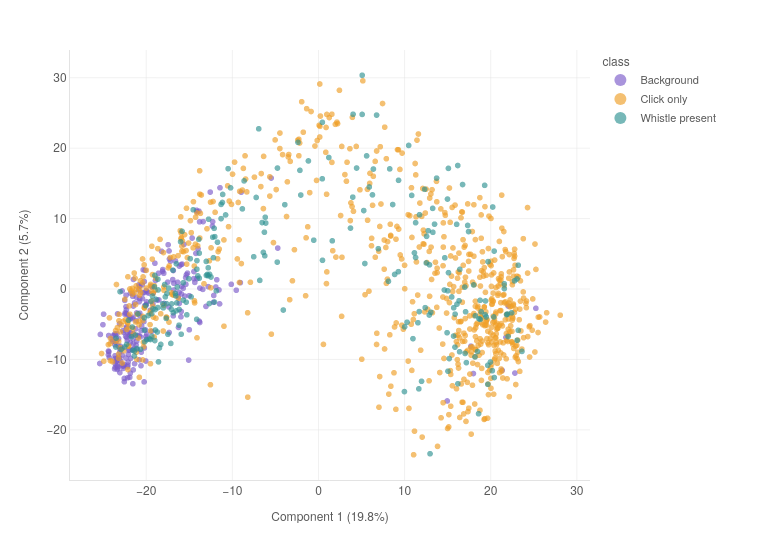

The notebook cell this image was saved under:
### Code cell
# ── Remake: 3-class PCA scatter in thesis plotly style ───────────────────────
import numpy as np
import pandas as pd
import plotly.express as px

# Thesis palette
TEAL, AMBER, VIOLET = "#2f9292", "#EF9F27", "#7b5bc9"
GREY, FONT = "#5a5a5a", "Helvetica Neue, Arial, sans-serif"

save_dir = '/data2/mromaniuc/cet-det/models/perch_v2/ADRIATIC_SEA'


# 1. Fetch saved PCA coords
X_pca2 = np.load(f"{save_dir}/dim_red/coords_pca2.npy")          # shape (n, 2)

# 2. Class labels, with pretty display names
DISPLAY = {
    "background":      "Background",
    "click_only":      "Click only",
    "whistle_present": "Whistle present",
}
y_clean = np.load(f'{save_dir}/embeddings/y_labels.npy')

# Remap whistle_only and click+whistle → whistle_present
label_remap = {
    'background':    'background',
    'click_only':    'click_only',
    'whistle_only':  'whistle_present',
    'click+whistle': 'whistle_present',
}
class_names = [DISPLAY[label_remap[lbl]] for lbl in y_clean]

# 3. Fixed colour map — reuse this EXACT dict in every thesis figure
COLOR_MAP = {
    "Whistle present": TEAL,
    "Click only":      AMBER,
    "Background":      VIOLET,        # swap to "#9aa0a6" for neutral-grey baseline
}
ORDER = ["Background", "Click only", "Whistle present"]  # background drawn first (bottom)

# 4. Explained variance — from full PCA (pca_full), PC1/PC2; same X_scaled as the 2D fit
var0, var1 = 19.79, 5.65
xlab, ylab = f"Component 1 ({var0:.1f}%)", f"Component 2 ({var1:.1f}%)"

# 5. Build figure
df_pca = pd.DataFrame({"PC1": X_pca2[:, 0], "PC2": X_pca2[:, 1], "class": class_names})

fig = px.scatter(
    df_pca, x="PC1", y="PC2", color="class",
    color_discrete_map=COLOR_MAP,
    category_orders={"class": ORDER},
)
fig.update_traces(marker=dict(size=6, opacity=0.65, line=dict(width=0)))
fig.update_layout(
    template="plotly_white",
    width=760, height=540,
    paper_bgcolor="white",
    plot_bgcolor="white",
    font=dict(family=FONT, size=12, color=GREY),

    margin=dict(l=70, r=170, t=50, b=60),
    legend=dict(title=dict(text="class", font=dict(size=12, color=GREY)),
                x=1.02, xanchor="left", y=1, yanchor="top",
                itemsizing="constant", font=dict(size=11, color=GREY),
                bgcolor="rgba(0,0,0,0)"),
    xaxis=dict(title=dict(text=xlab, font=dict(size=12, color=GREY)),
               showgrid=True, gridcolor="#e3e3e3", gridwidth=0.5,
               zeroline=False, linecolor="#e3e3e3"),
    yaxis=dict(title=dict(text=ylab, font=dict(size=12, color=GREY)),
               showgrid=True, gridcolor="#e3e3e3", gridwidth=0.5,
               zeroline=False, linecolor="#e3e3e3"),
)
fig.show()

# Optional static export (needs: pip install -U kaleido)
# fig.write_image(f"{save_dir}/dim_red/pca_2d_plotly.png", scale=3)

### Figure 1 — Plotly figure (JSON) as saved in the notebook; plotly's stock layout.template omitted (floating-point values rounded to 4 significant figures; data arrays with more than 128 entries replaced by an {"elided": "..."} marker saying what was removed)
{"data": [{"hovertemplate": "class=Background<br>PC1=%{x}<br>PC2=%{y}<extra></extra>", "legendgroup": "Background", "marker": {"color": "#7b5bc9", "line": {"width": 0}, "opacity": 0.65, "size": 6, "symbol": "circle"}, "mode": "markers", "name": "Background", "showlegend": true, "type": "scattergl", "x": {"elided": "238 float values"}, "xaxis": "x", "y": {"elided": "238 float values"}, "yaxis": "y"}, {"hovertemplate": "class=Click only<br>PC1=%{x}<br>PC2=%{y}<extra></extra>", "legendgroup": "Click only", "marker": {"color": "#EF9F27", "line": {"width": 0}, "opacity": 0.65, "size": 6, "symbol": "circle"}, "mode": "markers", "name": "Click only", "showlegend": true, "type": "scattergl", "x": {"elided": "702 float values"}, "xaxis": "x", "y": {"elided": "702 float values"}, "yaxis": "y"}, {"hovertemplate": "class=Whistle present<br>PC1=%{x}<br>PC2=%{y}<extra></extra>", "legendgroup": "Whistle present", "marker": {"color": "#2f9292", "line": {"width": 0}, "opacity": 0.65, "size": 6, "symbol": "circle"}, "mode": "markers", "name": "Whistle present", "showlegend": true, "type": "scattergl", "x": {"elided": "240 float values"}, "xaxis": "x", "y": {"elided": "240 float values"}, "yaxis": "y"}], "layout": {"font": {"color": "#5a5a5a", "family": "Helvetica Neue, Arial, sans-serif", "size": 12}, "height": 540, "legend": {"bgcolor": "rgba(0,0,0,0)", "font": {"color": "#5a5a5a", "size": 11}, "itemsizing": "constant", "title": {"font": {"color": "#5a5a5a", "size": 12}, "text": "class"}, "tracegroupgap": 0, "x": 1.02, "xanchor": "left", "y": 1, "yanchor": "top"}, "margin": {"b": 60, "l": 70, "r": 170, "t": 50}, "paper_bgcolor": "white", "plot_bgcolor": "white", "width": 760, "xaxis": {"anchor": "y", "domain": [0, 1], "gridcolor": "#e3e3e3", "gridwidth": 0.5, "linecolor": "#e3e3e3", "showgrid": true, "title": {"font": {"color": "#5a5a5a", "size": 12}, "text": "Component 1 (19.8%)"}, "zeroline": false}, "yaxis": {"anchor": "x", "domain": [0, 1], "gridcolor": "#e3e3e3", "gridwidth": 0.5, "linecolor": "#e3e3e3", "showgrid": true, "title": {"font": {"color": "#5a5a5a", "size": 12}, "text": "Component 2 (5.7%)"}, "zeroline": false}}}
